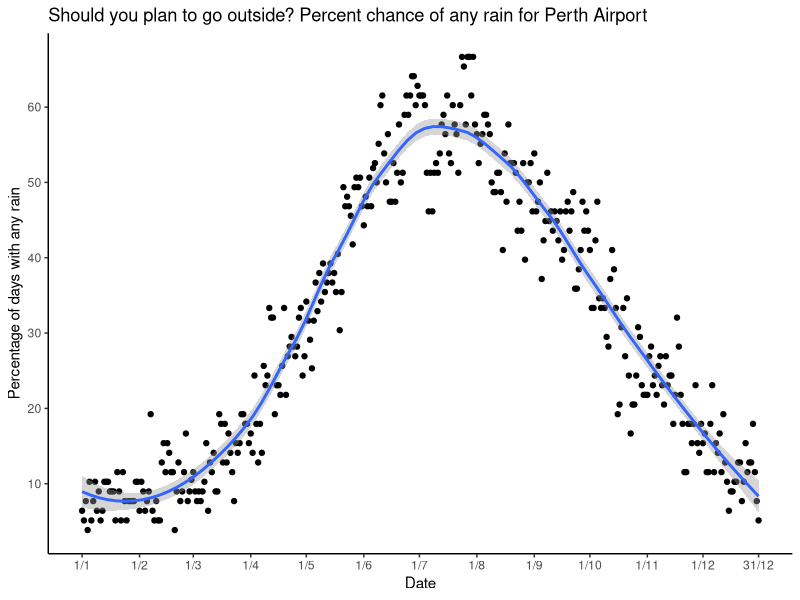
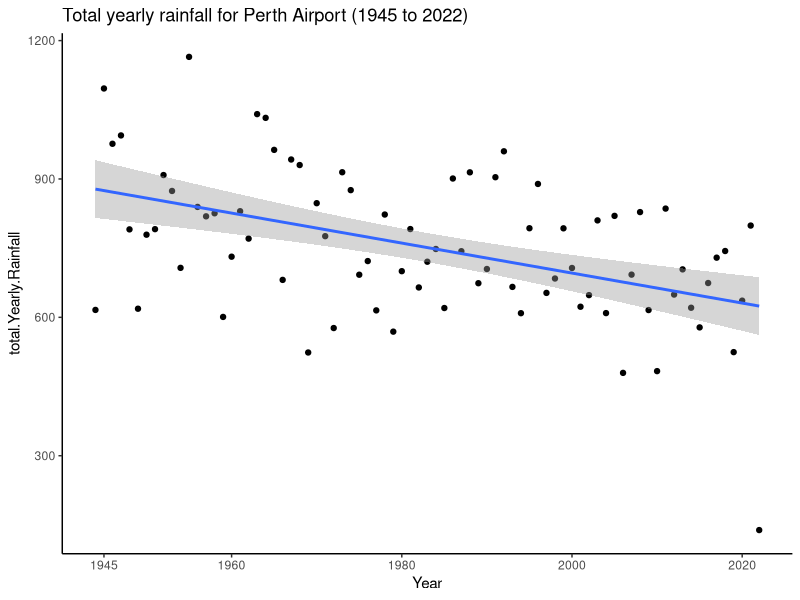

Recreate these plots in R, in order.
## ---- chunk 1
knitr::opts_chunk$set(warning = FALSE, message = FALSE) 
## ---- chunk 2
suppressMessages(library(data.table))
suppressMessages(library(tidyverse))
suppressMessages(library(splines))
## ---- chunk 3
rainRaw <- fread("airport_data/IDCJAC0009_009021_1800_Data.csv")
#remove nan rainfall rows, no rainfall is represented by 0,
# NaN is not observed/recorded in this dataset
rain <- rainRaw %>% drop_na("Rainfall amount (millimetres)")
rain %>% head(2)
## ---- chunk 4
#boolean for whether it rained at all
rain <- rain %>% 
	mutate(did_rain = `Rainfall amount (millimetres)` > 0)
## ---- chunk 5
rainy_days <- rain %>% 
	group_by(Month, Day) %>% 
	summarise(
	  number_of_rainy_days = sum(did_rain), days_observed = n()
	) %>% 
	mutate(proportion_rained = number_of_rainy_days/days_observed)

rainy_days$index <- 1:length(rainy_days$Day)
rainy_days <- rainy_days %>% 
  mutate(date_str = str_c(Day, Month, sep = "/"))
custom_breaks = c(
	1,32,32+29,32+29+31,92+30,153,153+30,214,245,275,306,336,366
)
rainy_days %>% 
	ggplot(aes(index, proportion_rained*100)) +
	geom_point() +
	geom_smooth(span=0.5) +
	scale_y_continuous(breaks = seq(0,1,0.1)*100) +
	ylab("Percentage of days with any rain") +
	xlab("Date") +
	scale_x_continuous(
	  breaks = custom_breaks, labels = rainy_days$date_str[custom_breaks]
	) +
	ggtitle("Should you plan to go outside? Percent chance of any rain for Perth Airport") +
	theme_classic()
## ---- chunk 6
rainfall_totals_yearly <- rain %>% 
  group_by(Year) %>% summarise(total.Yearly.Rainfall = sum(`Rainfall amount (millimetres)`)) 

rainfall_totals_yearly %>% 
  ggplot(aes(Year, total.Yearly.Rainfall)) +
  geom_point() +
  geom_smooth(method="lm") +
  scale_x_continuous(breaks = c(1945,1960,1980,2000,2020)) +
  ggtitle("Total yearly rainfall for Perth Airport (1945 to 2022)") +
  theme_classic()
## ---- chunk 7
#to use our intercept we set 1944 to be "year zero"
base_year = 1944
rainfall_totals_yearly <- rainfall_totals_yearly %>% mutate(Year_zeroed = Year-base_year)
rainfall_model_lm <- lm("total.Yearly.Rainfall ~ Year_zeroed" , data = rainfall_totals_yearly)
broom::tidy(summary(rainfall_model_lm))
## ---- chunk 8
Years = c(1950, 1970, 2020, 2040, 2080, 2100)
df <- broom::tidy(predict(
  rainfall_model_lm, list(
    Year_zeroed=Years-base_year
  )
))
df$Year <- Years
df$Predicted_Rainfall <- df$x
df <- merge(df, rainfall_totals_yearly %>% 
  filter(Year %in% Years) %>% select(Year, total.Yearly.Rainfall) %>%
    rename(Actual_rainfall = total.Yearly.Rainfall),
  all.x = TRUE)
df %>% 
  select(Year, Predicted_Rainfall, Actual_rainfall) %>% 
  mutate(Difference = Actual_rainfall - Predicted_Rainfall)
## ---- chunk 9
rainfalls_end_model = lm("Year_zeroed ~ total.Yearly.Rainfall" , data = rainfall_totals_yearly)
broom::tidy(summary(rainfalls_end_model))
## ---- chunk 10
predict(rainfalls_end_model, list(total.Yearly.Rainfall = 0))
predict(rainfall_model_lm, list(Year_zeroed = 89))
